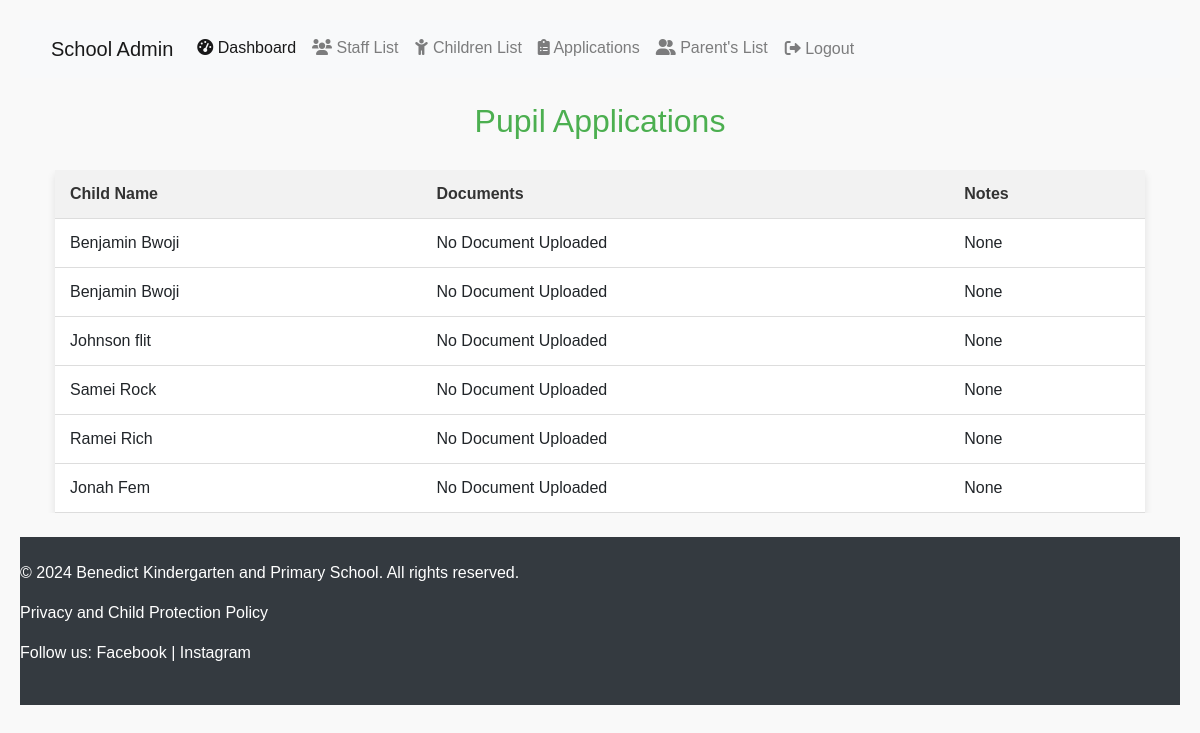
Page /benedict_school/applications/ (signed in) on the earlier database version.
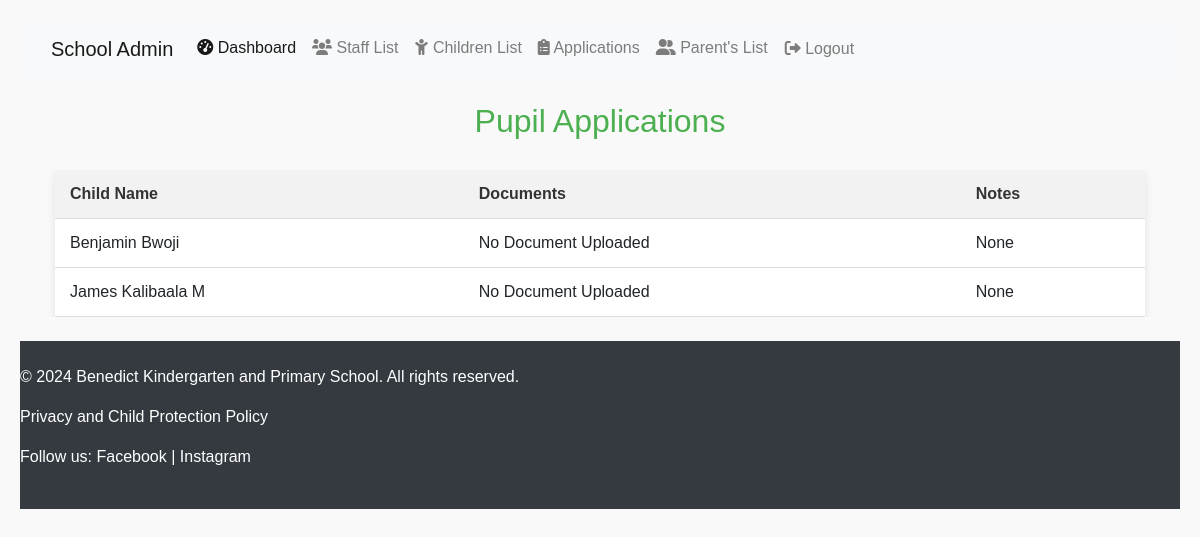
Same page on the later database version.
### benedict_school/models.py (models this page shows, shortened)
class PupilApplication(models.Model):
    child = models.OneToOneField(Child, on_delete=models.CASCADE)
    application_date = models.DateField(auto_now_add=True)
    documents = models.FileField(upload_to="applications/", null=True, blank=True)
    notes = models.TextField(null=True, blank=True)  # Filled by administrator

class Child(models.Model):
    parent = models.ForeignKey(
        Parent, on_delete=models.CASCADE, related_name="children"
    )
    name = models.CharField(max_length=100)
    date_of_birth = models.DateField()
    study_class = models.CharField(
        max_length=20,
        choices=[
            ("baby_class", "Baby Class"),
            ("middle_class", "Middle class"),
            ("top_class", "Top class"),
            ("primary_one", "Primary one"),
            ("primary_two", "Primary two"),
            ("primary_three", "Primary three"),
            ("primary_four", "Primary four")
        ],
        default="primary_one",
    )
    profile_image = models.ImageField(upload_to="child_images/", null=True, blank=True)
    application_status = models.CharField(
        max_length=20,
        choices=[
            ("pending", "Pending"),
            ("accepted", "Accepted"),
            ("rejected", "Rejected"),
            ("left", "Left"),
        ],
        default="pending",
    )

### benedict_school/views.py (the view)
# urls.py: path('applications/', views.application_list, name='application-list'),
@user_passes_test(is_admin, login_url='/admin-login/')
def application_list(request):
    applications = PupilApplication.objects.select_related('child').all()
    return render(request, 'application_list.html', {'applications': applications})

### benedict_school/context_processors.py (called while the page is built)
def google_maps_api_key(request):
    return {'GOOGLE_MAPS_API_KEY': getattr(settings, 'GOOGLE_MAPS_API_KEY', '')}

### benedict_school/views.py (called while the page is built)
def is_admin(user):
    return user.is_authenticated and user.is_staff  # Checks if user is admin

### benedict_school/templates/application_list.html (shortened to what this page needs)
{% extends "admin_base.html" %}
{% load static %}
{% block content %}
<body>
    <h2>Pupil Applications</h2>
    <div class="table-container">
        <table>
            <thead>
                <tr>
                    <th>Child Name</th>
                    <th>Documents</th>
                    <th>Notes</th>
                </tr>
            </thead>
            <tbody>
                {% for application in applications %}
                <tr>
                    <td>{{ application.child.name }}</td>
                    <td>
                        {% if application.documents %}
                            <a href="{{ application.documents.url }}" target="_blank" class="document-link">View Document</a>
                        {% else %}
                            <span>No Document Uploaded</span>
                        {% endif %}
                    </td>
                    <td>{{ application.notes }}</td>
                </tr>
                {% endfor %}
            </tbody>
        </table>
    </div>
</body>
{% endblock %}

Differences in the rows shown:
removed PupilApplication: child.name "Benjamin Bwoji", documents "No Document Uploaded", notes "None"
removed PupilApplication: child.name "Johnson flit", documents "No Document Uploaded", notes "None"
removed PupilApplication: child.name "Samei Rock", documents "No Document Uploaded", notes "None"
removed PupilApplication: child.name "Ramei Rich", documents "No Document Uploaded", notes "None"
removed PupilApplication: child.name "Jonah Fem", documents "No Document Uploaded", notes "None"
added PupilApplication: child.name "James Kalibaala M", documents "No Document Uploaded", notes "None"
